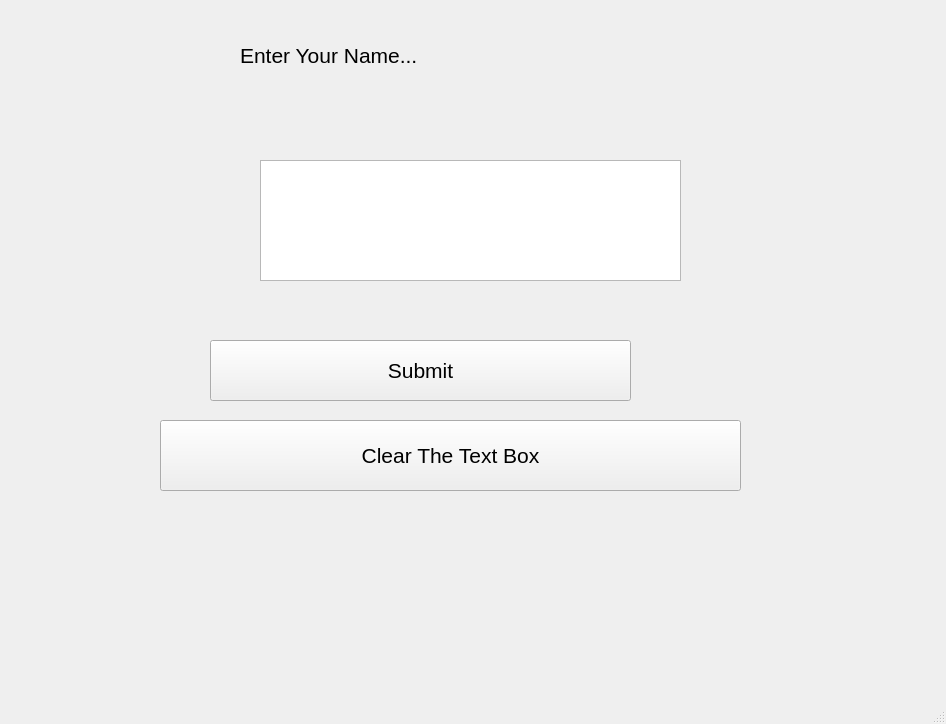
<?xml version="1.0" encoding="UTF-8"?>
<ui version="4.0">
 <class>MainWindow</class>
 <widget class="QMainWindow" name="MainWindow">
  <property name="geometry">
   <rect>
    <x>0</x>
    <y>0</y>
    <width>946</width>
    <height>724</height>
   </rect>
  </property>
  <property name="windowTitle">
   <string>MainWindow</string>
  </property>
  <widget class="QWidget" name="centralwidget">
   <widget class="QPushButton" name="pushButton">
    <property name="geometry">
     <rect>
      <x>210</x>
      <y>340</y>
      <width>421</width>
      <height>61</height>
     </rect>
    </property>
    <property name="font">
     <font>
      <pointsize>16</pointsize>
     </font>
    </property>
    <property name="text">
     <string>Submit</string>
    </property>
   </widget>
   <widget class="QTextEdit" name="textEdit">
    <property name="geometry">
     <rect>
      <x>260</x>
      <y>160</y>
      <width>421</width>
      <height>121</height>
     </rect>
    </property>
   </widget>
   <widget class="QLabel" name="label">
    <property name="geometry">
     <rect>
      <x>240</x>
      <y>20</y>
      <width>481</width>
      <height>71</height>
     </rect>
    </property>
    <property name="font">
     <font>
      <pointsize>16</pointsize>
     </font>
    </property>
    <property name="text">
     <string>Enter Your Name...</string>
    </property>
   </widget>
   <widget class="QPushButton" name="pushButton_2">
    <property name="geometry">
     <rect>
      <x>160</x>
      <y>420</y>
      <width>581</width>
      <height>71</height>
     </rect>
    </property>
    <property name="font">
     <font>
      <pointsize>16</pointsize>
     </font>
    </property>
    <property name="text">
     <string>Clear The Text Box</string>
    </property>
   </widget>
  </widget>
  <widget class="QMenuBar" name="menubar">
   <property name="geometry">
    <rect>
     <x>0</x>
     <y>0</y>
     <width>946</width>
     <height>56</height>
    </rect>
   </property>
  </widget>
  <widget class="QStatusBar" name="statusbar"/>
 </widget>
 <resources/>
 <connections/>
</ui>
